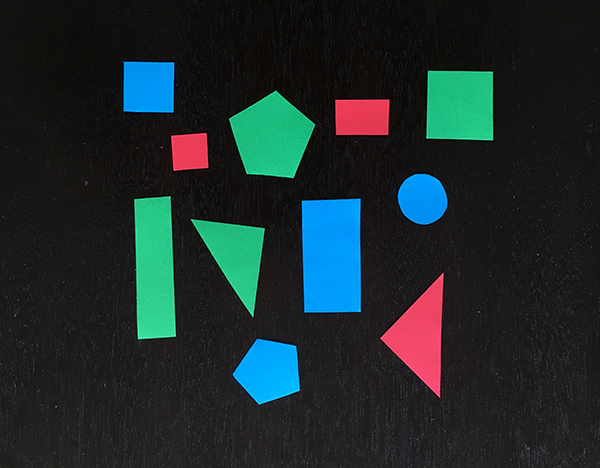
#> input picture example_shapes.png, 600 x 468 px, given in place of the camera
$ python detect_color.py
#> lines starting #> are read from the running program, lines starting #| are printed output that depends on the picture; after the words box and inside, x2 and y2 are one past the last pixel; in counts of white or black regions, pixels touching at a corner belong together
import cv2
import numpy as np

cap = cv2.VideoCapture(0)

while (1):
    _, img = cap.read()
#> img is the input picture: shape (468, 600, 3); mean B, G, R 43.2, 42.5, 29.4

    hsv = cv2.cvtColor(img, cv2.COLOR_BGR2HSV)
#> hsv: shape (468, 600, 3); mean H, S, V 57.7, 57.4, 52.6

    red_lower = np.array([136, 87, 111], np.uint8)
    red_upper = np.array([180, 255, 255], np.uint8)

    blue_lower = np.array([101, 50, 38], np.uint8)
    blue_upper = np.array([110, 255, 255], np.uint8)

    yellow_lower = np.array([41, 39, 64], np.uint8)
    yellow_upper = np.array([80, 255, 255], np.uint8)

    red = cv2.inRange(hsv, red_lower, red_upper)
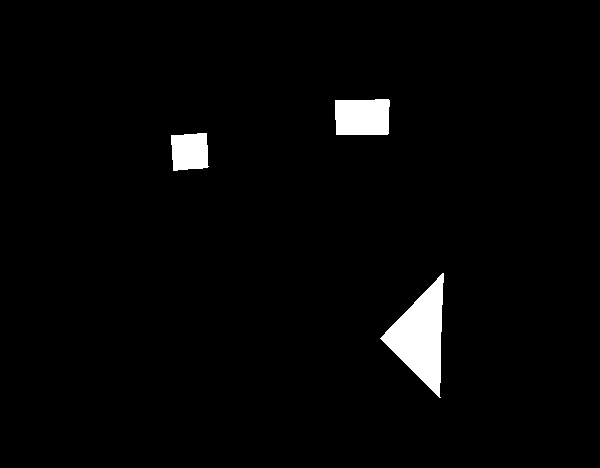
#> red: shape (468, 600); 2.5% white; 3 white regions, box (x1, y1, x2, y2) and area: (380, 273, 444, 398) 3893, (335, 99, 390, 135) 1895, (171, 133, 209, 171) 1264
    blue = cv2.inRange(hsv, blue_lower, blue_upper)
#> blue: shape (468, 600); 4% white; 51 white regions (46 under 20 px), largest, box (x1, y1, x2, y2) and area: (301, 198, 361, 313) 6366, (123, 61, 175, 113) 2528, (397, 173, 448, 225) 1936, (247, 338, 280, 357) 268, (281, 343, 299, 378) 47
    yellow = cv2.inRange(hsv, yellow_lower, yellow_upper)
#> yellow: shape (468, 600); 6.6% white; 4 white regions, box (x1, y1, x2, y2) and area: (134, 196, 176, 340) 5359, (229, 91, 315, 178) 5048, (426, 71, 494, 141) 4548, (190, 219, 265, 317) 3544

    kernal = np.ones((5, 5), "uint8")

    red = cv2.dilate(red, kernal)
#> red: shape (468, 600); 3% white; 3 white regions, box (x1, y1, x2, y2) and area: (378, 271, 446, 400) 4669, (333, 97, 392, 137) 2275, (169, 131, 211, 173) 1584
    res = cv2.bitwise_and(img, img, mask=red)

    blue = cv2.dilate(blue, kernal)
#> blue: shape (468, 600); 5.2% white; 7 white regions, largest, box (x1, y1, x2, y2) and area: (299, 196, 363, 315) 7379, (121, 59, 177, 115) 3054, (395, 171, 450, 227) 2442
    res1 = cv2.bitwise_and(img, img, mask=blue)

    yellow = cv2.dilate(yellow, kernal)
#> yellow: shape (468, 600); 7.6% white; 4 white regions
    res2 = cv2.bitwise_and(img, img, mask=yellow)
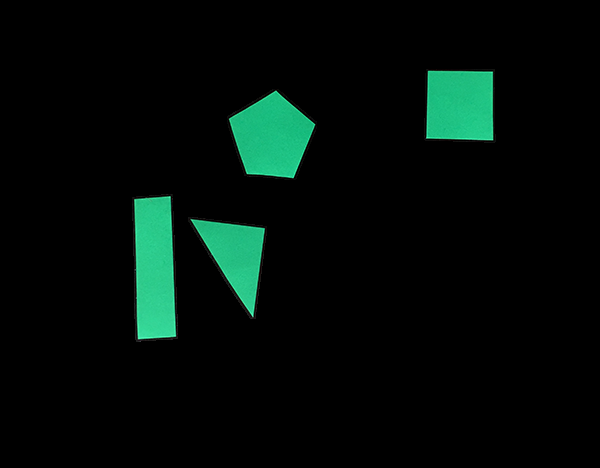
#> res2: shape (468, 600, 3); mean B, G, R 8.9, 13, 2.5

    (contours, hierarchy) = cv2.findContours(red, cv2.RETR_TREE, cv2.CHAIN_APPROX_SIMPLE)
#> contours = 3 contours; box (x1, y1, x2, y2) and area: (378, 271, 446, 400) 4535, (333, 97, 392, 137) 2180, (169, 131, 211, 173) 1506

    for pic, contour in enumerate(contours):
        area = cv2.contourArea(contour)
        if (area > 300):
            x, y, w, h = cv2.boundingRect(contour)
            img = cv2.rectangle(img, (x, y), (x + w, y + h), (0, 0, 255), 2)
            cv2.putText(img, "KIRMIZI ", (x, y), cv2.FONT_HERSHEY_SIMPLEX, 0.7, (0, 0, 255))
#> this loop made 3 passes
#> (area, x, y, w, h) on passes 1 to 3: (4535, 378, 271, 68, 129), (1506, 169, 131, 42, 42), (2179.5, 333, 97, 59, 40)
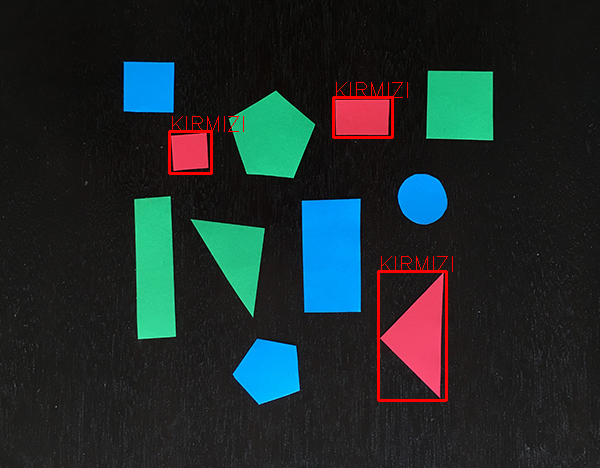
#> img: shape (468, 600, 3); mean B, G, R 43, 42.3, 31.7

    (contours, hierarchy) = cv2.findContours(blue, cv2.RETR_TREE, cv2.CHAIN_APPROX_SIMPLE)
#> contours = 8 contours, 1 with area under 20; largest, box (x1, y1, x2, y2) and area: (299, 196, 363, 315) 7200, (230, 336, 303, 407) 3655, (121, 59, 177, 115) 2944, (395, 171, 450, 227) 2362, (237, 344, 298, 403) 2234, (419, 379, 429, 389) 32, (409, 369, 415, 375) 24
    for pic, contour in enumerate(contours):
        area = cv2.contourArea(contour)
        if (area > 300):
            x, y, w, h = cv2.boundingRect(contour)
            img = cv2.rectangle(img, (x, y), (x + w, y + h), (255, 0, 0), 2)
            cv2.putText(img, "MAVI ", (x, y), cv2.FONT_HERSHEY_SIMPLEX, 0.7, (255, 0, 0))
#> this loop made 8 passes
#> (area, x, y, w, h) on passes 4 to 8: (3655, 230, 336, 73, 71), (2234, 237, 344, 61, 59), (7200, 299, 196, 64, 119), (2362, 395, 171, 55, 56), (2944.5, 121, 59, 56, 56)
#> area on passes 1 to 2: 32, 24
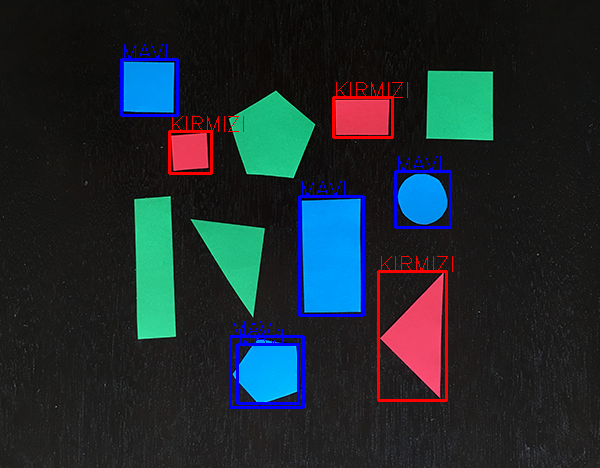
#> img: shape (468, 600, 3); 1.64% of pixels changed, all inside (x1, y1, x2, y2) = (120, 44, 452, 409)

    (contours, hierarchy) = cv2.findContours(yellow, cv2.RETR_TREE, cv2.CHAIN_APPROX_SIMPLE)
#> contours = 4 contours; box (x1, y1, x2, y2) and area: (132, 194, 178, 342) 5938, (227, 89, 317, 180) 5626, (424, 69, 496, 143) 4978, (188, 217, 267, 319) 4114
    for pic, contour in enumerate(contours):
        area = cv2.contourArea(contour)
        if (area > 300):
            x, y, w, h = cv2.boundingRect(contour)
            img = cv2.rectangle(img, (x, y), (x + w, y + h), (0, 255, 0), 2)
            cv2.putText(img, "YESIL  ", (x, y), cv2.FONT_HERSHEY_SIMPLEX, 1.0, (0, 255, 0))
#> this loop made 4 passes
#> (area, x, y, w, h) on passes 1 to 4: (4114, 188, 217, 79, 102), (5938.5, 132, 194, 46, 148), (5626.5, 227, 89, 90, 91), (4977.5, 424, 69, 72, 74)
#> pass 1, `img = cv2.rectangle(img, (x, y), (x + w, y + h), (0, 255, 0), 2)`:
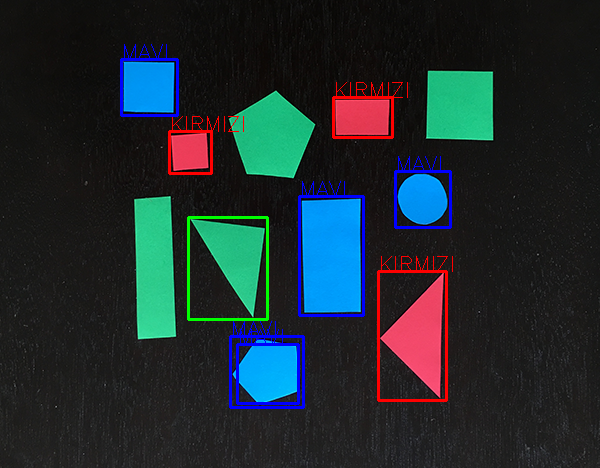
#> img: shape (468, 600, 3); 0.39% of pixels changed, all inside (x1, y1, x2, y2) = (187, 216, 269, 321)
#> pass 3, `img = cv2.rectangle(img, (x, y), (x + w, y + h), (0, 255, 0), 2)`:
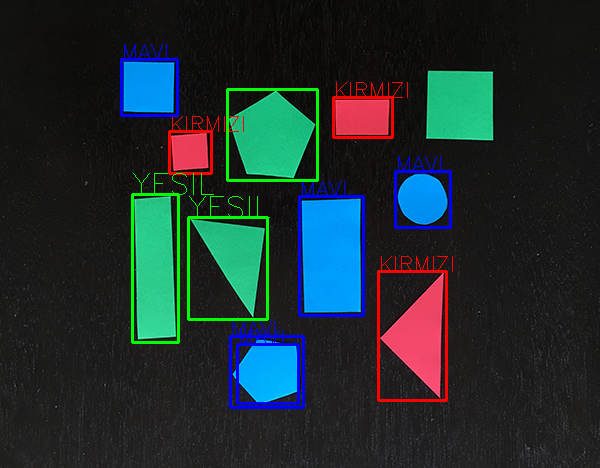
#> img: shape (468, 600, 3); mean B, G, R 46.3, 44.8, 31.1
#> after the loop:
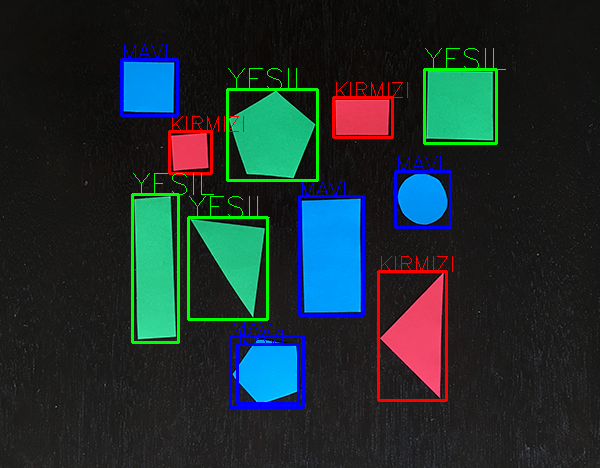
#> img: shape (468, 600, 3); 0.42% of pixels changed, all inside (x1, y1, x2, y2) = (228, 48, 506, 145)

    cv2.imshow("Color Tracking", img)
    if cv2.waitKey(10) & 0xFF == ord('q'):
#> (key q is pressed here)
        cap.release()
        cv2.destroyAllWindows()
        break
